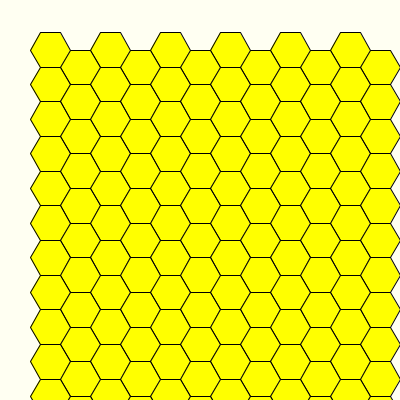
Frame 1 (no input)
Frame 60 (the mouse pressed at the canvas centre just before this capture): identical to frame 1, image omitted
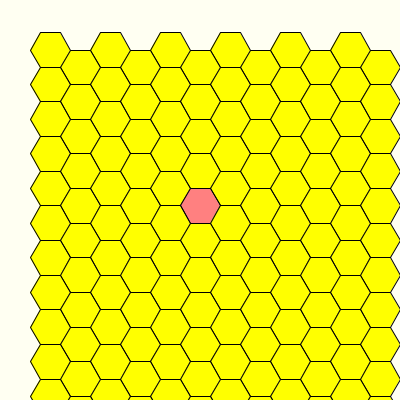
Frame 120 (the mouse held since frame 60 and released just before this capture)

The Processing sketch that drew these frames (run headless with seeded random() and noise(); from frame 60 on, the mouse is pressed at the canvas centre):

// Processing sketch: week11_2_4_mouseX_mouseY_choose_one_cell
// ── week11_2_4_mouseX_mouseY_choose_one_cell.pde
void setup(){
  size(400,400);
  
}
void draw(){
  background(#FFFFF2);
  float r = 20;
  for(float y=50; y<400; y+= sqrt(3)*r){
    for(float x=50; x<400; x+= r+r+r){
      if( dist(mouseX,mouseY,x,y)<r ){
        fill(255,128,128);
      }else fill(255,255,0);
      drawHex(x, y, r); 
    }
    
    float y2=y+sqrt(3)*r/2;
    for(float x=50+r*1.5; x<400; x+= r+r+r){
      if( dist(mouseX,mouseY,x,y)<r ){
        fill(255,128,128);
      }else fill(255,255,0);
      drawHex(x, y2, r); 
    }
  }
}
void drawHex(float x, float y, float r){
  beginShape();
  for(int i=0; i<6; i++){
    float angle = radians(i*60);
    vertex( x + r * cos(angle), y + r * sin(angle) );
  }
  endShape(CLOSE);
}
